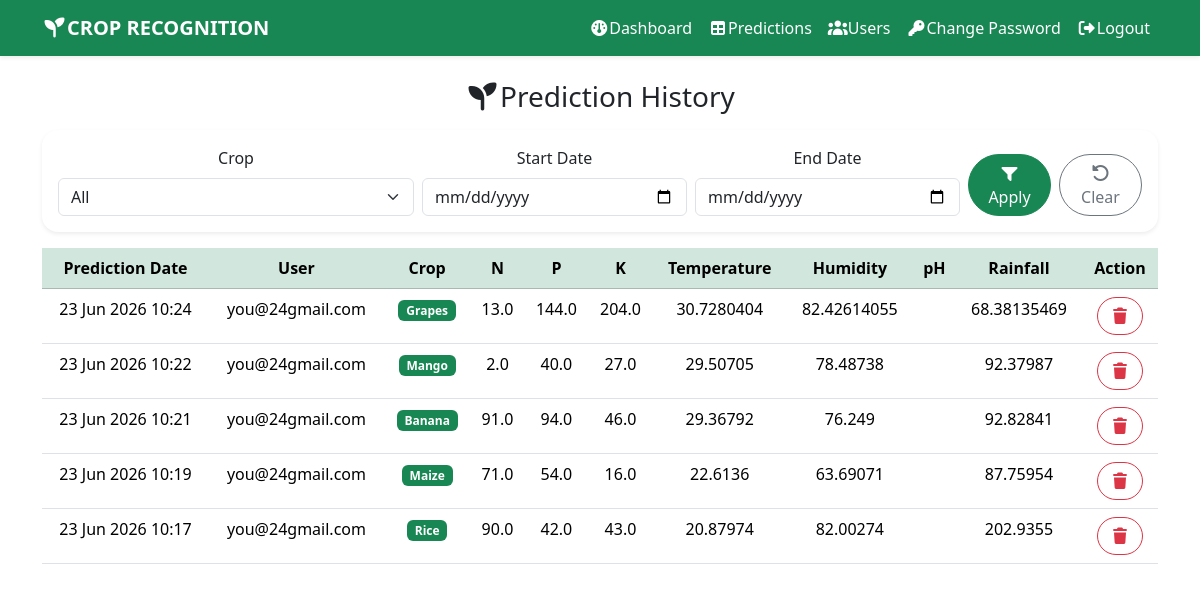
Page /admin_view_predictions/ (signed in) on the committed database.
### recognition/models.py (models this page shows, shortened)
class Prediction(models.Model):
    user = models.ForeignKey(User,on_delete=models.CASCADE,related_name='predictions')    #delete user predictions willbe delete
    N = models.FloatField()
    P = models.FloatField()
    K = models.FloatField()
    temperature = models.FloatField()
    humidity = models.FloatField()
    ph = models.FloatField()
    rainfall = models.FloatField()
    predicted_label = models.CharField(max_length=100)
    created_at =models.DateTimeField(auto_now_add=True)
    class Meta:
        ordering = ['-created_at']

### recognition/views.py (the view)
# urls.py: path('admin_view_predictions/',admin_view_predictions,name="admin_view_predictions"),
@user_passes_test(is_staff,login_url='admin_login')
def admin_view_predictions(request):
    qs = Prediction.objects.select_related('user')
    crop = request.GET.get('crop')
    start = request.GET.get('start')
    end = request.GET.get('end')
    if crop:
        qs = qs.filter(predicted_label__iexact=crop)
    d_start = parse_date(start) if start else None
    d_end = parse_date(end) if end else None
    if d_start:
        qs = qs.filter(created_at__date__gte=d_start)
    if d_end:
        qs = qs.filter(created_at__date__lte=d_end)
    crops = (Prediction.objects
             .order_by('predicted_label')
             .values_list('predicted_label',flat=True)
             .distinct())
    context = {
        "qs" : qs,
        "crops" : crops,
        "current_crop" : crop,
        "start" : start,
        "end" : end,
    }
    return render(request,"admin_view_predictions.html",context)

### recognition/views.py (called while the page is built)
def is_staff(user):
    return user.is_authenticated and user.is_staff

### recognition/templates/admin_view_predictions.html (shortened to what this page needs)
{% extends "base.html" %}
{% load static %}
{% block content %}
<div class="text-center">
    <h3 class="mb-3">
        <i class="fa-solid fa-seedling"></i>Prediction History
    </h3>
    <form method="get" class="card card-body shadow-sm border-0 mb-3">
        <div class="row g-2">
            <div class="col-md-4">
                <label class="form-label">Crop</label>
                <select name="crop" class="form-select">
                    <option value="">All</option>
                </select>
            </div>
            <div class="col-md-3">
                <label class="form-label">Start Date</label>
                <input type="date" name="start" value="{{start}}" class="form-control">
            </div>
            <div class="col-md-3">
                <label class="form-label">End Date</label>
                <input type="date" name="End" value="{{end}}" class="form-control">
            </div>
            <div class="col-md-2 d-flex align-items-end gap-2">
                <button class="btn btn-success w-100" type="submit">
                    <i class="fa-solid fa-filter"></i>Apply
                </button>
                <button type="reset" class="btn btn-outline-secondary w-100">
                    <i class="fa-solid fa-rotate-left"></i>Clear
                </button>
            </div>
        </div>
    </form>
    <table class="table">
        <thead class="table-success">
            <tr>
                <th>Prediction Date</th>
                <th>User</th>
                <th>Crop</th>
                <th>N</th>
                <th>P</th>
                <th>K</th>
                <th>Temperature</th>
                <th>Humidity</th>
                <th>pH</th>
                <th>Rainfall</th>
                <th>Action</th>
            </tr>
        </thead>
        <tbody>
            {% for p in qs %}
            <tr>
                <td>{{p.created_at|date:"d M Y H:i"}}</td>
                <td>{{p.user.username}}</td>
                <td><span class="badge bg-success">{{p.predicted_label|title}}</span></td>
                <td>{{p.N}}</td>
                <td>{{p.P}}</td>
                <td>{{p.K}}</td>
                <td>{{p.temperature}}</td>
                <td>{{p.humidity}}</td>
                <td>{{p.pH}}</td>
                <td>{{p.rainfall}}</td>
                <td><a href="{% url 'user_delete_prediction' p.id %}" class="btn btn-outline-danger"
                        onclick="return confirm('Delete entry?')">
                        <i class="fa-solid fa-trash"></i>
                    </a></td>
            </tr>
            {% endfor %}
        </tbody>
    </table>
</div>
{% endblock %}

### static/css/style.css (style rules this page uses)
.card { border-radius: 1rem; }
.btn { border-radius: 8rem; }

### rows in the picture
Prediction: created_at "23 Jun 2026 10:24", user.username "you@24gmail.com", predicted_label "Grapes", N "13.0", P "144.0", K "204.0", temperature "30.7280404", humidity "82.42614055", rainfall "68.38135469"
Prediction: created_at "23 Jun 2026 10:22", user.username "you@24gmail.com", predicted_label "Mango", N "2.0", P "40.0", K "27.0", temperature "29.50705", humidity "78.48738", rainfall "92.37987"
Prediction: created_at "23 Jun 2026 10:21", user.username "you@24gmail.com", predicted_label "Banana", N "91.0", P "94.0", K "46.0", temperature "29.36792", humidity "76.249", rainfall "92.82841"
Prediction: created_at "23 Jun 2026 10:19", user.username "you@24gmail.com", predicted_label "Maize", N "71.0", P "54.0", K "16.0", temperature "22.6136", humidity "63.69071", rainfall "87.75954"
Prediction: created_at "23 Jun 2026 10:17", user.username "you@24gmail.com", predicted_label "Rice", N "90.0", P "42.0", K "43.0", temperature "20.87974", humidity "82.00274", rainfall "202.9355"
